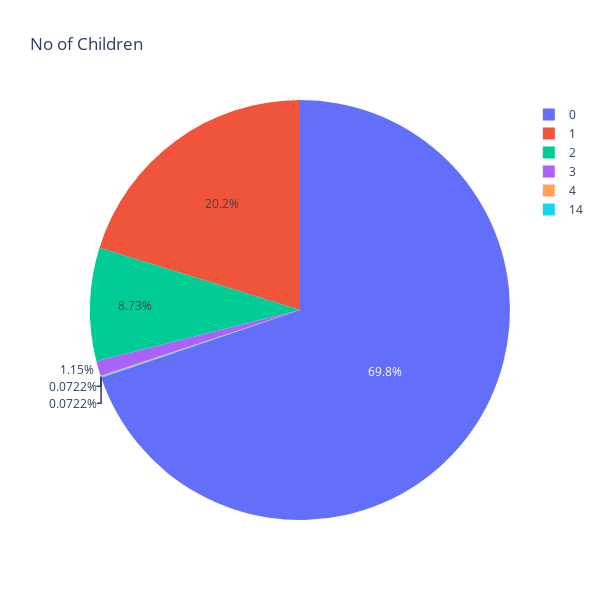

Notebook code for this chart:
### Code cell
fig = px.pie(cc, names='Children', title='No of Children',width=600,height=600)
fig.show()

### Figure 1 — Plotly figure (JSON) as saved in the notebook; plotly's stock layout.template omitted (floating-point values rounded to 4 significant figures; data arrays with more than 128 entries replaced by an {"elided": "..."} marker saying what was removed)
{"data": [{"domain": {"x": [0, 1], "y": [0, 1]}, "hovertemplate": "Children=%{label}<extra></extra>", "labels": {"elided": "1386 int values"}, "legendgroup": "", "name": "", "showlegend": true, "type": "pie"}], "layout": {"height": 600, "legend": {"tracegroupgap": 0}, "title": {"text": "No of Children"}, "width": 600}}
